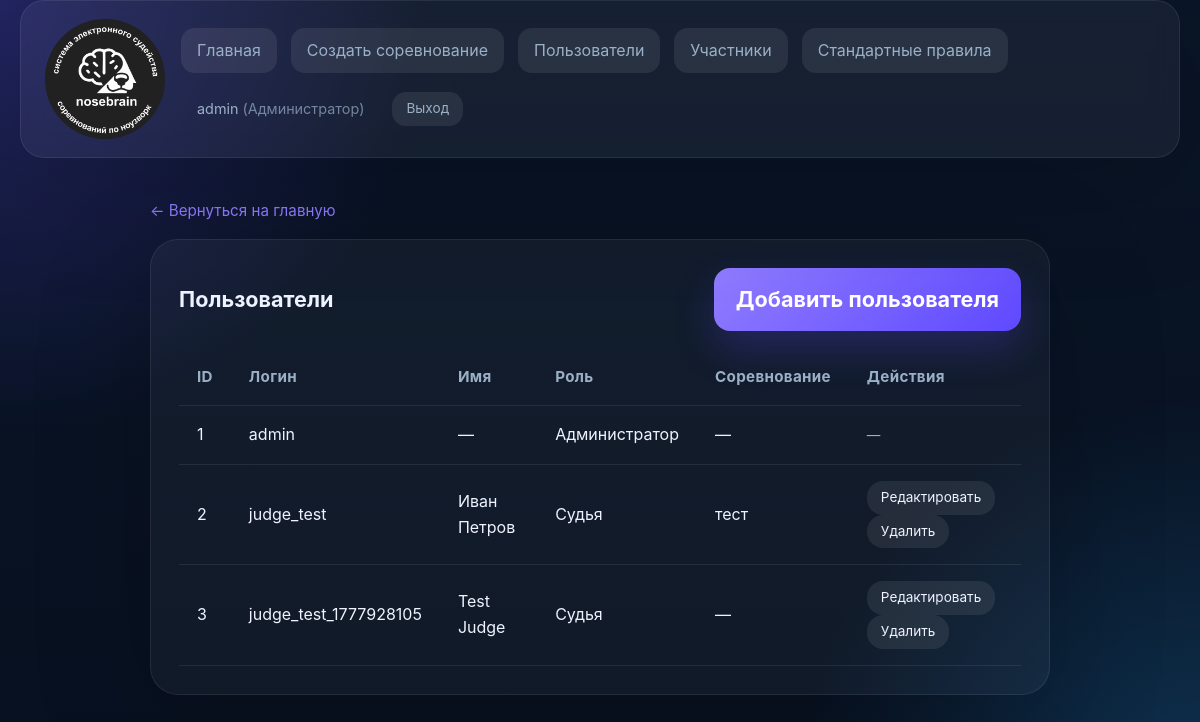
/users.php (signed in), run on the app's committed database.
### tables this page shows
CREATE TABLE users (
                id INTEGER PRIMARY KEY AUTOINCREMENT,
                username TEXT NOT NULL UNIQUE,
                password_hash TEXT NOT NULL,
                role TEXT NOT NULL,
                competition_id INTEGER,
                display_name TEXT,
                FOREIGN KEY (competition_id) REFERENCES competitions(id)
            );

### users.php (the view, shortened to what the rows shown need)
<?php
require_once __DIR__ . '/auth.php';
$dbManager = new DatabaseManager();
$service = new CompetitionService($dbManager);
$users = $service->getAllUsers();
$currentUser = getCurrentUser();
?>
<!DOCTYPE html>
<html lang="ru">
<head>
    <link rel="stylesheet" href="style.css">
</head>
<body>
<?php
$currentPage = 'manage_users';
require_once __DIR__ . '/header.php';
renderHeader($currentPage);
?>
<main class="page-shell">
    <div class="manage-container">
        <div class="section-panel">
            <h2 style="display: flex; justify-content: space-between; align-items: center;">
                Пользователи
                <button type="button" class="button" onclick="openModal('add-user-modal')">Добавить пользователя</button>
            </h2>
            <?php if (count($users) === 0): ?>
                <div class="empty-state">Пользователи не созданы.</div>
            <?php else: ?>
                <div class="table-wrapper" style="margin-top: 16px;">
                    <table class="table">
                        <thead>
                        <tr>
                            <th>ID</th>
                            <th>Логин</th>
                            <th>Имя</th>
                            <th>Роль</th>
                            <th>Соревнование</th>
                            <th>Действия</th>
                        </tr>
                        </thead>
                        <tbody>
                        <?php foreach ($users as $user): ?>
                            <tr>
                                <td><?= $user->getId() ?></td>
                                <td><?= escape($user->getUsername()) ?></td>
                                <td><?= escape($user->getDisplayName() ?? '—') ?></td>
                                <td><?= escape(User::getRoleLabel($user->getRole())) ?></td>
                                <td>
                                    <?php
                                    $competitionIds = $user->getCompetitionIds();
                                    if (!empty($competitionIds)) {
                                        $compNames = [];
                                        foreach ($competitionIds as $compId) {
                                            $comp = $service->getCompetitionById($compId);
                                            if ($comp) {
                                                $compNames[] = escape($comp->getName());
                                            }
                                        }
                                        echo implode(', ', $compNames);
                                    } else {
                                        echo '—';
                                    }
                                    ?>
                                </td>
                                <td>
                                    <?php
                                    $canEdit = in_array($user->getRole(), [User::ROLE_JUDGE, User::ROLE_SECRETARY], true);
                                    if ($canEdit && $user->getId() !== $currentUser['id']):
                                    ?>
                                        <button type="button" class="button button--secondary" style="padding: 6px 14px; font-size: 0.85rem;" onclick="openEditModal(<?= (int)$user->getId() ?>, <?= htmlspecialchars(json_encode([
                                            'id' => $user->getId(),
                                            'username' => $user->getUsername(),
                                            'displayName' => $user->getDisplayName(),
                                            'role' => $user->getRole(),
                                            'competitionIds' => $user->getCompetitionIds()
                                        ], JSON_UNESCAPED_UNICODE), ENT_QUOTES, 'UTF-8') ?>)">Редактировать</button>
                                        <form method="post" style="display:inline;" onsubmit="return confirm('Вы уверены, что хотите удалить пользователя?')">
                                            <button type="submit" class="button button--secondary" style="padding: 6px 14px; font-size: 0.85rem;">Удалить</button>
                                        </form>
                                    <?php else: ?>
                                        <span style="color: var(--text-muted); font-size: 0.85rem;">—</span>
                                    <?php endif; ?>
                                </td>
                            </tr>
                        <?php endforeach; ?>
                        </tbody>
                    </table>
                </div>
            <?php endif; ?>
        </div>
    </div>
</main>
</body>
</html>

### auth.php (shortened to what the rows shown need)
<?php
function getCurrentUser(): ?array
{
    return [
        'id' => $_SESSION['user_id'],
        'username' => $_SESSION['username'] ?? '',
        'role' => $_SESSION['role'] ?? '',
        'competition_id' => $_SESSION['competition_id'] ?? null,
        'competition_ids' => $_SESSION['competition_ids'] ?? [],
    ];
}
function renderUserInfo(): void
{
    $user = getCurrentUser();
    $roles = \NoseworkV2\User::getAvailableRoles();
    $roleLabel = $roles[$user['role']] ?? $user['role'];
    echo '<div style="display: flex; align-items: center; gap: 12px;">';
    echo '<a href="profile.php" style="color: var(--text-muted); font-size: 0.9rem; text-decoration: none; transition: color 0.2s ease;" onmouseover="this.style.color=\'var(--text)\'" onmouseout="this.style.color=\'var(--text-muted)\'">';
    echo htmlspecialchars($user['username'], ENT_QUOTES | ENT_HTML5, 'UTF-8');
    echo ' <span style="opacity: 0.7;">(' . htmlspecialchars($roleLabel, ENT_QUOTES | ENT_HTML5, 'UTF-8') . ')</span>';
    echo '</a>';
    echo '<a href="logout.php" class="button button--secondary" style="padding: 6px 14px; font-size: 0.85rem;">Выход</a>';
    echo '</div>';
}

### data on the page
users: username "admin", role "Администратор", id "1", display_name "—"
users: id "2", username "judge_test", display_name "Иван Петров", role "Судья", compNames "тест"
users: id "3", username "judge_test_1777928105", display_name "Test Judge", role "Судья"

### other printed values
$link['label'] "Главная"
$link['label'] "Создать соревнование"
$link['label'] "Пользователи"
$link['label'] "Участники"
$link['label'] "Стандартные правила"
